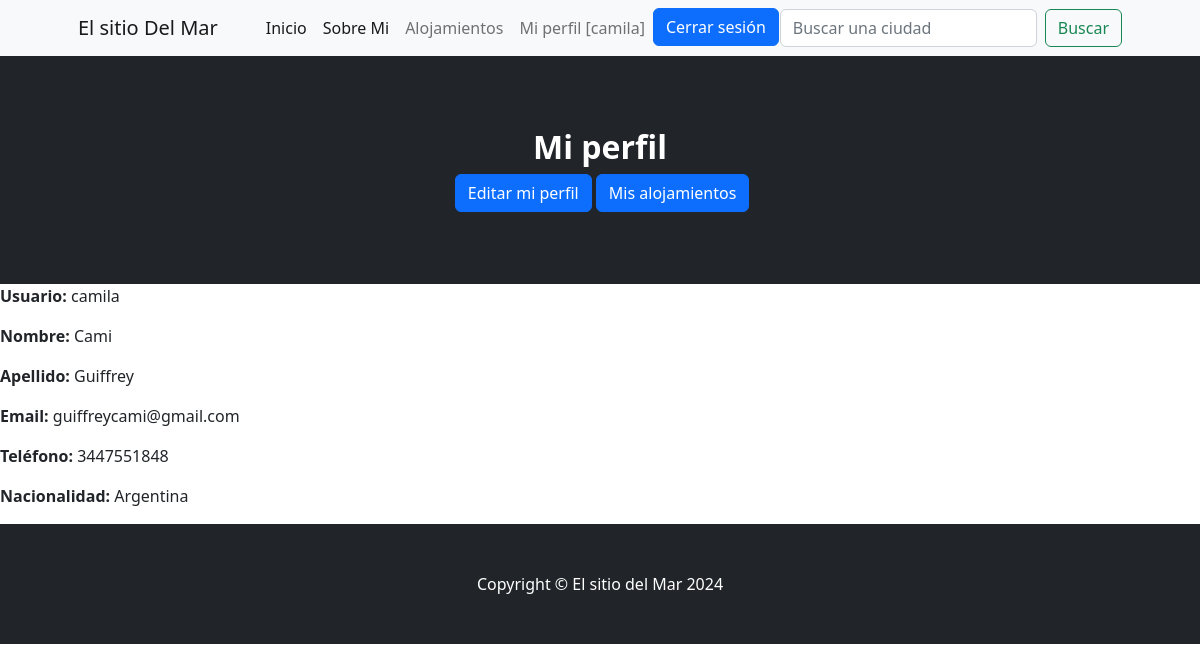
Screenshot of /usuario/ (signed in) with the database file from the repository.
### aplicacion/models.py (models this page shows, shortened)
class Usuario(AbstractUser):
    nombre = models.CharField(max_length=100)
    apellido = models.CharField(max_length=100, default='')
    email = models.EmailField(unique=True)
    username = models.CharField(max_length=150, unique=True, default='')
    telefono = models.IntegerField(default=0)
    nacionalidad = models.CharField(max_length=100, default='')
    password = models.CharField(max_length=100, unique=True, default='')
    USERNAME_FIELD = 'username'

### aplicacion/views.py (the view)
# urls.py: path('usuario/', usuario, name="usuario"),
@login_required
def usuario(request):
    contexto = {'usuario': Usuario.objects.all()}
    return render(request, "aplicacion/usuario.html", contexto)

### aplicacion/templates/aplicacion/usuario.html (shortened to what this page needs)
{% extends 'aplicacion/index.html' %}
{% block header %}
<header class="bg-dark py-5">
    <div class="container px-3 px-lg-4 my-4">
        <div class="text-center text-white">
            <h2 class="display-7 fw-bolder"> Mi perfil </h2>
            <a href="{% url 'perfil'%}" class="btn btn-primary">Editar mi perfil</a>
            <a href="{% url 'misAlojamientos'%}" class="btn btn-primary">Mis alojamientos</a>
        </div>
    </div>
</header>
{% endblock header %}
{% block contenido %}
<body>
    <p><strong>Usuario: </strong> {{ user.username }}</p>
    <p><strong>Nombre: </strong> {{ user.first_name }}</p>
    <p><strong>Apellido: </strong> {{ user.last_name }}</p>
    <p><strong>Email: </strong> {{ user.email }}</p>
    <p><strong>Teléfono: </strong> {{ user.telefono }}</p>
    <p><strong>Nacionalidad: </strong> {{ user.nacionalidad }}</p>
</body>
{% endblock contenido %}

### aplicacion/templates/aplicacion/index.html (shortened to what this page needs)
<!DOCTYPE html>
<html lang="en">
    <head>
        {% load static %}
        <link href="https://cdn.jsdelivr.net/npm/bootstrap-icons@1.5.0/font/bootstrap-icons.css" rel="stylesheet" />
        <link href="{% static 'css/styles.css' %}" rel="stylesheet" />
    </head>
    <body>
        <nav class="navbar navbar-expand-lg navbar-light bg-light">
            <div class="container px-4 px-lg-5">
                <a class="navbar-brand" href="{% url 'home' %}">El sitio Del Mar</a>
                <div class="collapse navbar-collapse" id="navbarSupportedContent">
                    <ul class="navbar-nav me-auto mb-2 mb-lg-0 ms-lg-4">
                        {% if  user.is_authenticated %}
                            <li class="nav-item"><a class="nav-link active" aria-current="page" href="{% url 'home' %}">Inicio</a></li>
                            <li class="nav-item"><a class="nav-link active" aria-current="page" href="{% url 'about_me' %}">Sobre Mi</a></li>
                            <li class="nav-item"><a class="nav-link" href="{% url 'alojamiento'%}">Alojamientos</a></li>
                            <li class="nav-item"><a class="nav-link" href="{% url 'usuario' %}">Mi perfil [{{user.username}}]</a></li>
                            <li class="nav-item"> <a class="btn btn-primary" href="{% url 'logout' %}">Cerrar sesión</a></li>
                        {% endif %}
                    </ul>
                    <form class="d-flex" action="{% url 'encontrar_alojamiento' %}" method="GET">
                        <input class="form-control me-2" type="search" placeholder="Buscar una ciudad" aria-label="Buscar" name="buscar">
                        <button class="btn btn-outline-success" type="submit">Buscar</button>
                    </form>
                </div>
            </div>
        </nav>
        {% block header %}{% endblock header %}
        {% block contenido %}{% endblock contenido %}
        {% block footer %}
        <footer class="py-5 bg-dark">
            <div class="container"><p class="m-0 text-center text-white">Copyright &copy; El sitio del Mar 2024</p></div>
        </footer>
        {% endblock footer %}
    </body>
</html>

### rows the page displays
Usuario: username "camila", first_name "Cami", last_name "Guiffrey", email "guiffreycami@gmail.com", telefono "3447551848", nacionalidad "Argentina"
